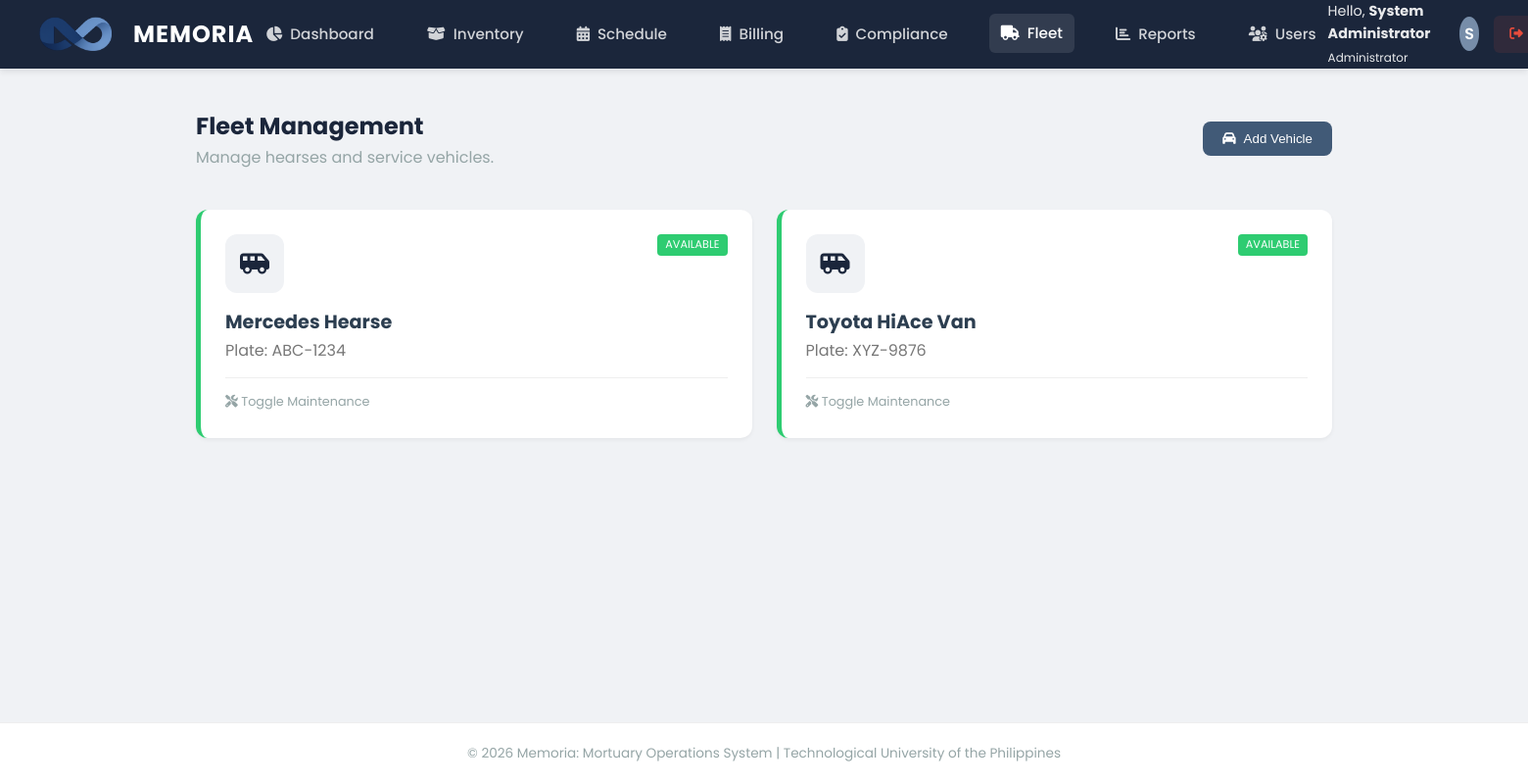
Page /modules/logistics/vehicles.php (signed in) on the committed database.
### tables this page shows
CREATE TABLE `vehicles` (
  `id` int(11) NOT NULL,
  `vehicle_name` varchar(100) NOT NULL,
  `plate_number` varchar(20) NOT NULL,
  `status` enum('Available','In Use','Maintenance') DEFAULT 'Available'
);

### modules/logistics/vehicles.php (the view, shortened to what this page needs)
<?php
include('../../includes/header.php');
?>
<div class="panel-header" style="border-bottom: none;">
    <div>
        <h1 style="font-size: 1.5rem; color: var(--deep-navy);">Fleet Management</h1>
        <p style="color: var(--text-light);">Manage hearses and service vehicles.</p>
    </div>
    <button onclick="document.getElementById('addForm').style.display='block'" class="btn btn-primary"><i class="fas fa-car"></i> Add Vehicle</button>
</div>
<div class="dashboard-grid">
    <?php
    $q = mysqli_query($conn, "SELECT * FROM vehicles");
    while($row = mysqli_fetch_assoc($q)):
        $statusColor = 'var(--success)';
    ?>
    <div class="stat-card" style="display: block; border-left-color: <?= $statusColor ?>;">
        <div style="display: flex; justify-content: space-between; align-items: start;">
            <div class="stat-icon" style="background: #f0f2f5; color: var(--deep-navy);">
                <i class="fas fa-shuttle-van"></i>
            </div>
            <span style="background: <?= $statusColor ?>; color: white; padding: 2px 8px; border-radius: 4px; font-size: 0.7rem; text-transform: uppercase;"><?= $row['status'] ?></span>
        </div>
        <h3 style="margin-top: 15px; font-size: 1.2rem;"><?= htmlspecialchars($row['vehicle_name']) ?></h3>
        <p style="margin: 0; color: #777;">Plate: <?= htmlspecialchars($row['plate_number']) ?></p>
        <div style="margin-top: 15px; padding-top: 10px; border-top: 1px solid #eee;">
            <a href="vehicles.php?toggle=<?= $row['id'] ?>" style="color: var(--text-light); font-size: 0.8rem; text-decoration: none;">
                <i class="fas fa-tools"></i> Toggle Maintenance
            </a>
        </div>
    </div>
    <?php endwhile; ?>
</div>
<?php include('../../includes/footer.php'); ?>

### assets/css/style.css (style rules this page uses)
:root { --deep-navy: #1B263B; --slate-blue: #415A77; --cloud-gray: #E0E1DD; --muted-teal: #778DA9; --white: #FFFFFF; --danger: #e74c3c; --success: #2ecc71; --text-dark: #2c3e50; --text-light: #95a5a6; --shadow-sm: 0 2px 4px rgba(0,0,0,0.05); --shadow-md: 0 4px 6px rgba(0,0,0,0.07); --shadow-lg: 0 10px 15px rgba(0,0,0,0.1); }
* { margin: 0; padding: 0; box-sizing: border-box; }
body { font-family: 'Poppins', sans-serif; background-color: #F0F2F5; color: var(--text-dark); line-height: 1.6; min-height: 100vh; display: flex; flex-direction: column; }
.dashboard-grid { display: grid; grid-template-columns: repeat(auto-fit, minmax(280px, 1fr)); gap: 25px; margin-bottom: 40px; }
.stat-card { background: var(--white); border-radius: 12px; padding: 25px; display: flex; align-items: center; justify-content: space-between; box-shadow: var(--shadow-sm); transition: transform 0.3s ease, box-shadow 0.3s ease; border-left: 5px solid var(--slate-blue); }
.stat-icon { width: 60px; height: 60px; background: rgba(65, 90, 119, 0.1); border-radius: 12px; display: flex; justify-content: center; align-items: center; font-size: 1.5rem; color: var(--slate-blue); }
.panel-header { display: flex; justify-content: space-between; align-items: center; margin-bottom: 25px; border-bottom: 1px solid #eee; padding-bottom: 15px; }
.btn { padding: 10px 20px; border-radius: 8px; font-weight: 500; cursor: pointer; border: none; transition: all 0.2s; text-decoration: none; display: inline-flex; align-items: center; gap: 8px; }
.btn-primary { background: var(--slate-blue); color: white; }

### rows in the picture
vehicles: status "AVAILABLE", vehicle_name "Mercedes Hearse", plate_number "ABC-1234"
vehicles: status "AVAILABLE", vehicle_name "Toyota HiAce Van", plate_number "XYZ-9876"

### other values in the picture
$_SESSION['full_name'] "System Administrator"
$_SESSION['role'] "Administrator"
substr($_SESSION['full_name'], 0, 1) "S"
